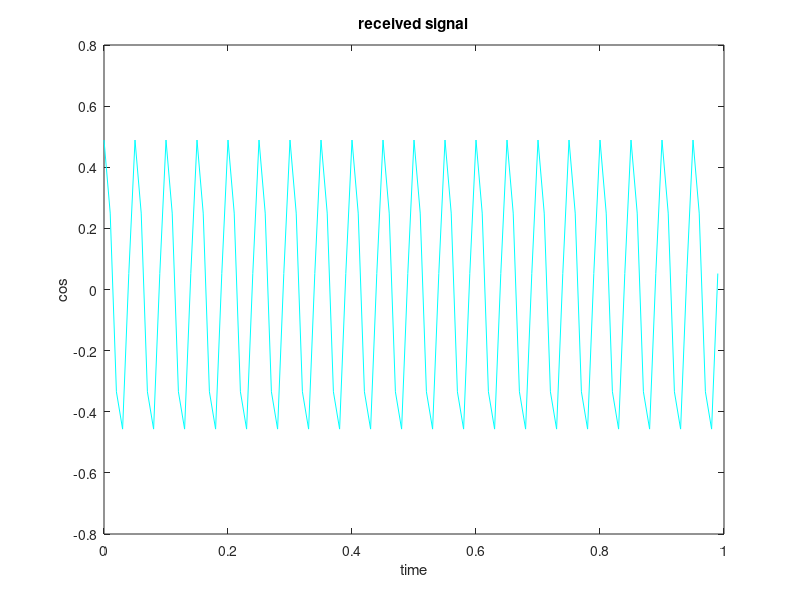

This figure's MATLAB source:
clc;
close all;
clearvars;

fc = 5; fs = 100;
tstart = 0; tend = 1;
v = 50; beta = 0.3; fd = beta*v;
C = 3e8; p = 2/C;
R = 250000; td = p*R;
ts = 1/fs; t = tstart:ts:tend-ts;
alpha = 0.5;
y = alpha*cos(2*pi*(fc+fd)*(t-td));
save('received_p12.mat',"y");
figure; plot(t,y, color='cyan');
xlabel('time');
ylabel('cos');
title('received signal');